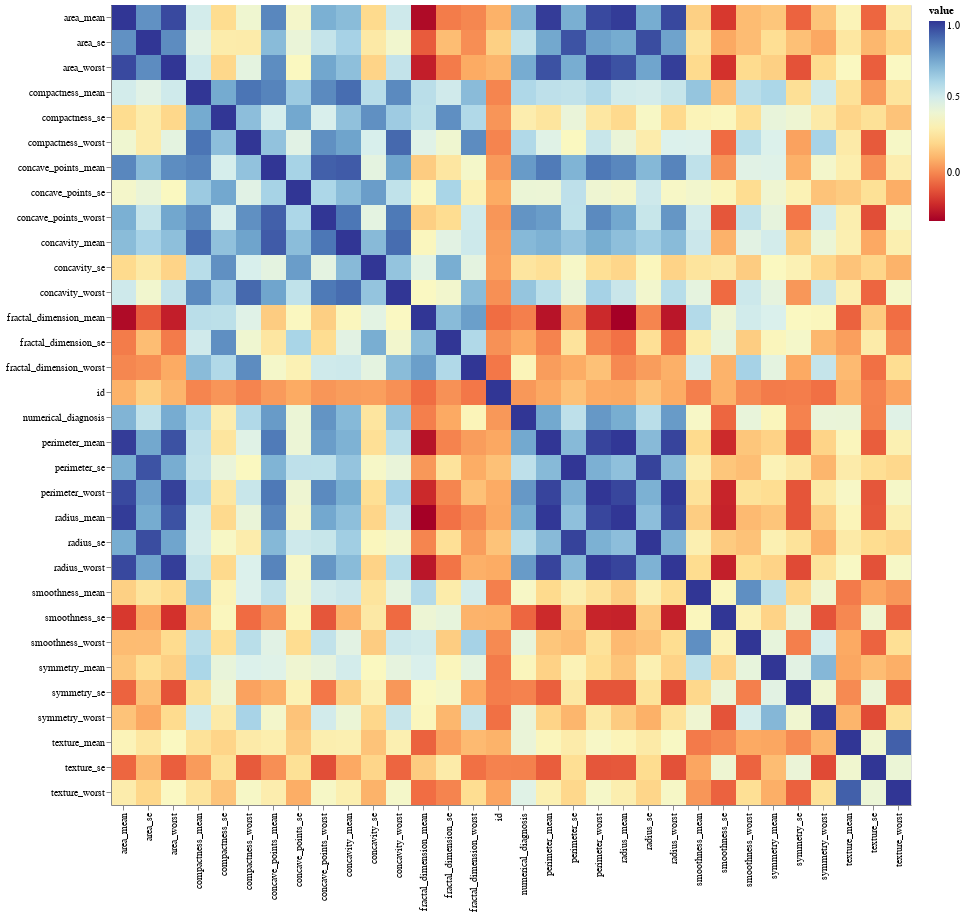

Notebook code cell kept with this figure:
### Markdown cell above
# Analyze the Correlation between the features

### Code cell
corr = df.corr()
alt.Chart(corr.unstack().reset_index(name='value')).mark_rect().encode(
    alt.X('level_0:O', title=None),
    alt.Y('level_1:O', title=None),
    alt.Color('value:Q', scale=alt.Scale(scheme='redyellowblue'))
).properties(
    width=800, height=800
    )

### Figure 1 — Vega-Lite specification as saved in the notebook (floating-point values rounded to 4 significant figures; data arrays with more than 128 entries replaced by an {"elided": "..."} marker saying what was removed)
{"config": {"view": {"continuousWidth": 400, "continuousHeight": 300}}, "data": {"name": "data-6ebfe965b39062441538fee8d7ebb3ae"}, "mark": "rect", "encoding": {"color": {"field": "value", "scale": {"scheme": "redyellowblue"}, "type": "quantitative"}, "x": {"field": "level_0", "title": null, "type": "ordinal"}, "y": {"field": "level_1", "title": null, "type": "ordinal"}}, "height": 800, "width": 800, "$schema": "https://vega.github.io/schema/vega-lite/v4.17.0.json", "datasets": {"data-6ebfe965b39062441538fee8d7ebb3ae": {"elided": "1024 records"}}}
